Frame 1 (no input): blank canvas, image omitted
Frame 60 (the mouse pressed at the canvas centre just before this capture): blank canvas, image omitted
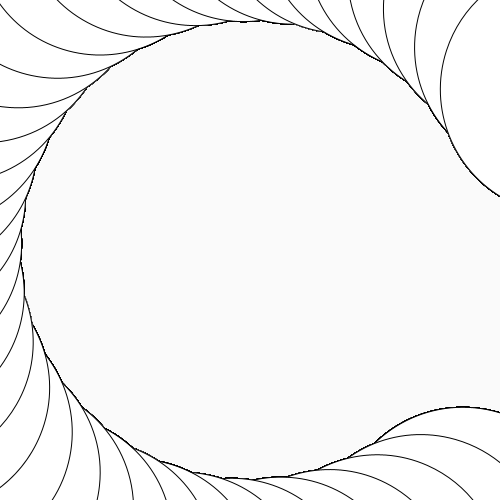
Frame 120 (the mouse held since frame 60 and released just before this capture)

The Processing sketch whose frames 1 and 60 were blank and that drew this single picture after the mouse press (run headless with seeded random() and noise(); from frame 60 on, the mouse is pressed at the canvas centre):

// Processing sketch: processing_85339
// ── processing_85339.pde

void setup()
{
  size(500, 500);
  background(250);
  smooth();
}



void draw()
{

fill(255);
translate (width/2, height/2);

for (int i=0; i<360; i+=10){
  rotate(radians(8));
ellipse(250,250,mouseX,mouseY);
println(mouseX);
}

}
